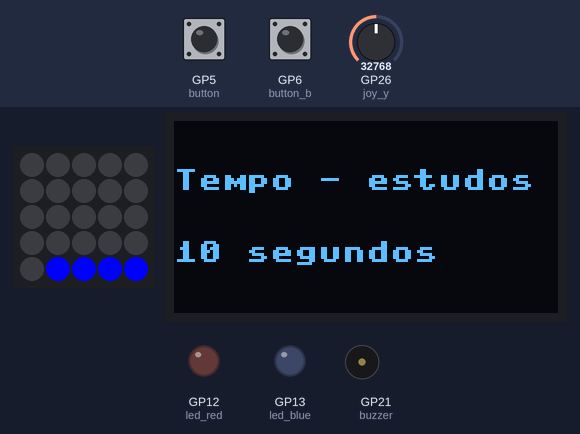
Bench run of a program on a simulated Raspberry Pi Pico running MicroPython. Parts: 5×5 RGB LED matrix, 128×64 one-colour display, output pins drawn as LEDs (lit = HIGH), buzzer (waves = sounding). The inputs (shaded band) are chosen by the test bench; at power-on: GP5 (button) HIGH, GP6 (button_b) HIGH, GP26 (joy_y) = 32768 (analog values on the 0–65535 scale). The 25 LEDs are laid out as on the BitDogLab board (LED 0 bottom right, every second row reversed).

Above: at 1.2 s.
1.3 s: GP5 (button) pulled LOW for 0.15 s
At 3.1 s:
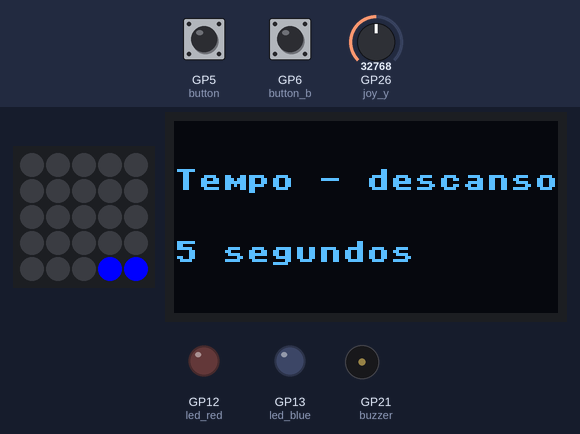
3.4 s: GP6 (button_b) pulled LOW for 3.2 s
At 5.0 s:
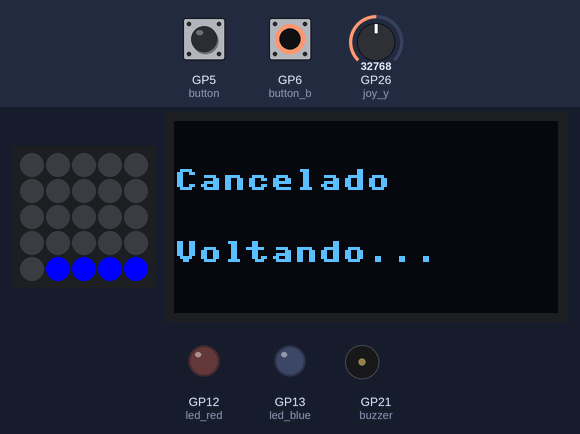
9.1 s: GP26 (joy_y) set to 50655
At 9.4 s:
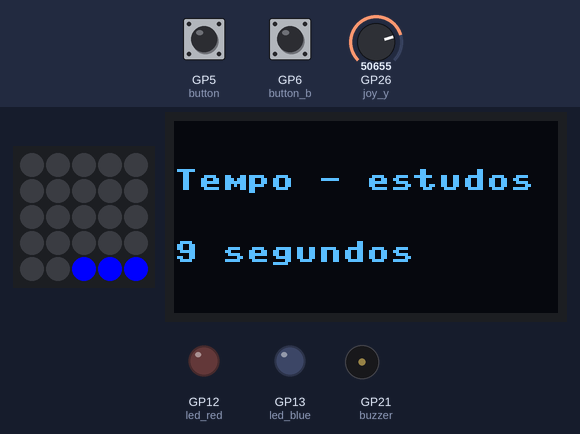
10.6 s: GP6 (button_b) pulled LOW for 0.15 s
At 11.0 s:
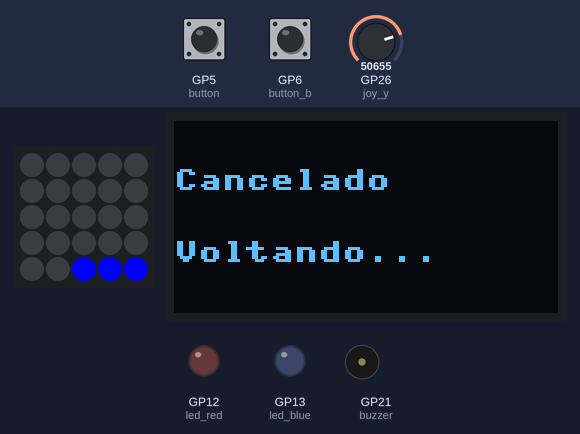
13.2 s: GP5 (button) pulled LOW for 1 s
At 15.9 s:
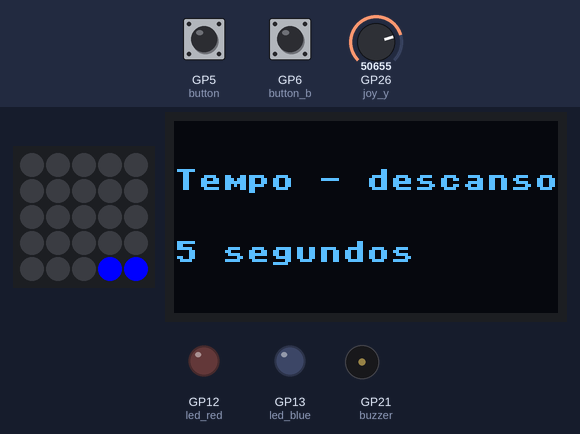
16.2 s: GP5 (button) pulled LOW for 0.15 s
At 26.7 s:
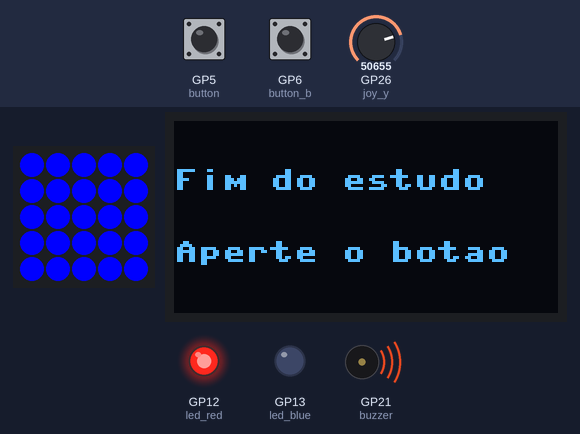
Timing chart, 0 to 27.1 s (numbered marks = the images above; inputs shaded):
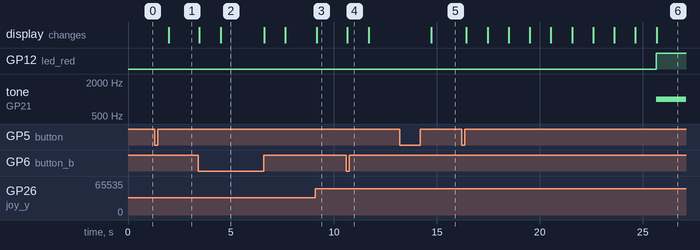

Measured:
- after the input at 1.3 s, the display: changes after 0.68 s (image 1)
- after the input at 3.4 s, the display: first changes after 0.06 s (image 2 shows a later state)
- after the input at 9.1 s, the display: changes after 0.07 s (image 3)
- after the input at 10.6 s, the display: changes after 0.05 s (image 4)
- after the input at 13.2 s, the display: changes after 1.5 s (image 5)
- after the input at 16.2 s, GP12 (led_red): LOW → HIGH after 9.4 s; tone on GP21 (buzzer): silent → 1000 Hz after 9.4 s; the display: first changes after 0.24 s (image 6 shows a later state)

The program:

PomoTimer.py
```python
# === Pomodoro com BitDogLab ===
# Versao completa com:
# - Controle de tempo de estudo e descanso via joystick
# - Display OLED para feedback visual
# - LEDs e buzzer para sinais
# - Cancelamento do ciclo via botao B

from machine import Pin, ADC, PWM, SoftI2C
import neopixel
import time
from ssd1306 import SSD1306_I2C  # Biblioteca para o display OLED

# === CONFIGURACAO DE HARDWARE ===

# LED RGB (GPIOs 12 e 13)
led_red = Pin(12, Pin.OUT)
led_blue = Pin(13, Pin.OUT)

# Buzzer com PWM (GPIO21)
buzzer = PWM(Pin(21))

# Matriz WS2812B com 25 LEDs no GPIO7
NUM_LEDS = 25
np = neopixel.NeoPixel(Pin(7), NUM_LEDS)

# Joystick vertical no GPIO26 (analogico)
joy_y = ADC(Pin(26))

# Botao central do joystick e botoes A/B (GPIOs 22, 5, 6)
joy_button = Pin(22, Pin.IN, Pin.PULL_UP)
button = Pin(5, Pin.IN, Pin.PULL_UP)       # Botao A (confirmar)
button_b = Pin(6, Pin.IN, Pin.PULL_UP)     # Botao B (cancelar ciclo)

# Inicializa display OLED via I2C (SDA=GPIO14, SCL=GPIO15)
i2c = SoftI2C(scl=Pin(15), sda=Pin(14))
oled = SSD1306_I2C(128, 64, i2c)

# === FUNCOES DE UTILIDADE ===

def show_oled(text, subtext=''):
    """Mostra duas linhas de texto no display OLED"""
    oled.fill(0)
    oled.text(text, 0, 16)
    oled.text(subtext, 0, 40)
    oled.show()

def wait_for_button_press():
    """Espera o botao A ser pressionado e solto"""
    while button.value():
        time.sleep(0.05)
    while not button.value():
        time.sleep(0.05)

def buzzer_alert():
    """Ativa buzzer com som de 1000Hz"""
    buzzer.freq(1000)
    buzzer.duty_u16(30000)

def buzzer_stop():
    """Silencia o buzzer"""
    buzzer.duty_u16(0)

def show_progress(progress, total):
    """Atualiza a barra de progresso na matriz de LEDs"""
    leds_on = int(NUM_LEDS * progress / total)
    for i in range(NUM_LEDS):
        np[i] = (0, 0, 255) if i < leds_on else (0, 0, 0)
    np.write()

def check_interrupt():
    """Verifica se o botao B foi pressionado para interromper o ciclo"""
    return not button_b.value()

def show_bar_interruptible(duration, mode=""):
    """Executa contagem regressiva com barra de LEDs e possibilidade de interrupcao"""
    for t in range(duration):
        if check_interrupt():
            return True
        show_progress(t + 1, duration)
        show_oled(f"{mode}", f"Restante: {duration - t}s")
        time.sleep(1)
    return False

# === SELECAO DE TEMPO ===

def select_times():
    """Permite definir tempos de estudo e descanso com o joystick"""
    def choose_time(label, initial):
        time_selected = initial
        last_state = "center"
        show_progress(time_selected, 60)
        show_oled(f"{label}", f"{time_selected} segundos")

        while True:
            val = joy_y.read_u16()

            if val > 50000 and last_state != "up":
                if time_selected > 5:
                    time_selected -= 1
                    show_progress(time_selected, 60)
                    show_oled(f"{label}", f"{time_selected} segundos")
                last_state = "up"
                time.sleep(0.2)

            elif val < 15000 and last_state != "down":
                if time_selected < 60:
                    time_selected += 1
                    show_progress(time_selected, 60)
                    show_oled(f"{label}", f"{time_selected} segundos")
                last_state = "down"
                time.sleep(0.2)

            elif 20000 < val < 45000:
                last_state = "center"

            if not button.value():
                wait_for_button_press()
                return time_selected

            if check_interrupt():
                show_oled("Cancelado", "Voltando...")
                time.sleep(1)
                return None

            time.sleep(0.05)

    tempo_estudo = choose_time("Tempo - estudos", 10)
    if tempo_estudo is None:
        return None, None

    time.sleep(0.5)

    tempo_descanso = choose_time("Tempo - descanso", 5)
    if tempo_descanso is None:
        return None, None

    return tempo_estudo, tempo_descanso

# === FASE DE ESTUDO ===

def study_phase(study_time):
    show_oled("Estudo iniciado", f"{study_time}s")
    led_red.value(0)
    led_blue.value(0)

    if show_bar_interruptible(study_time, "Estudo"):
        show_oled("Interrompido", "Estudo cancelado")
        return True

    led_red.value(1)
    buzzer_alert()
    show_oled("Fim do estudo", "Aperte o botao")

    while button.value():
        if check_interrupt():
            buzzer_stop()
            show_oled("Cancelado", "Estudo interrompido")
            return True
        time.sleep(0.05)

    wait_for_button_press()
    buzzer_stop()
    led_red.value(0)
    led_blue.value(1)
    return False

# === FASE DE DESCANSO ===

def rest_phase(descanso_time):
    show_oled("Descanso", f"{descanso_time} segundos")
    if show_bar_interruptible(descanso_time, "Descanso"):
        show_oled("Interrompido", "Descanso cancelado")
        return True

    led_blue.value(0)
    led_red.value(1)
    buzzer_alert()
    show_oled("Fim do descanso", "Aperte o botao")

    while button.value():
        if check_interrupt():
            buzzer_stop()
            show_oled("Cancelado", "Descanso interrompido")
            return True
        time.sleep(0.05)

    wait_for_button_press()
    buzzer_stop()
    led_red.value(0)
    led_blue.value(0)
    return False

# === CICLO COMPLETO ===

def pomodoro_cycle(tempo_estudo, tempo_descanso):
    if study_phase(tempo_estudo):
        return True
    if rest_phase(tempo_descanso):
        return True
    return False

# === LOOP PRINCIPAL ===

while True:
    tempo_estudo, tempo_descanso = None, None
    while tempo_estudo is None:
        tempo_estudo, tempo_descanso = select_times()

    while True:
        interromper = pomodoro_cycle(tempo_estudo, tempo_descanso)
        if interromper:
            break  # Volta para redefinir os tempos	
```
